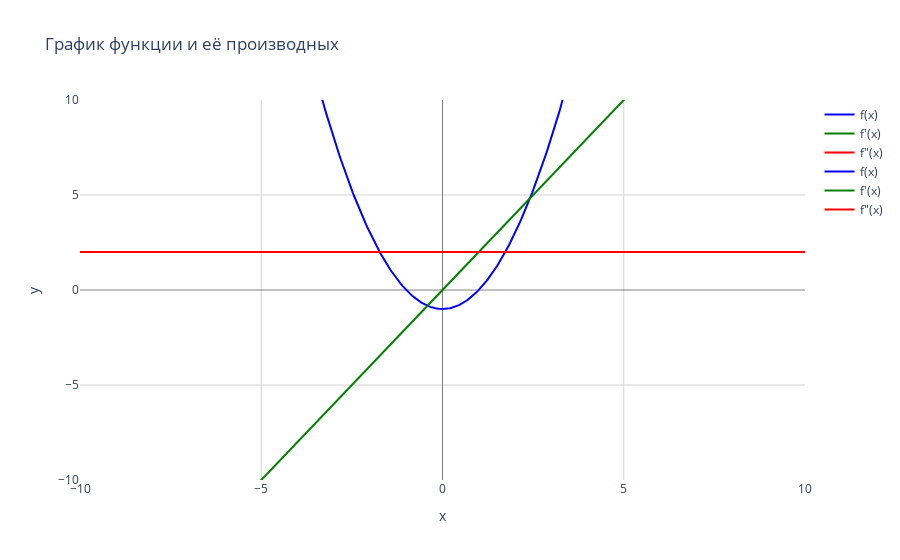
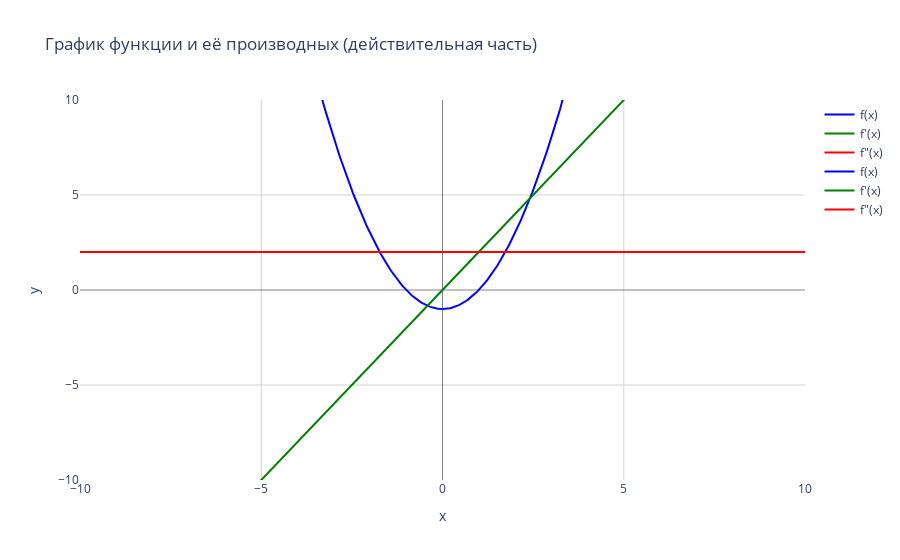

The notebook cell these images were saved under, in order:
### Code cell
from sympy import Symbol, sqrt
from helper.functionanalyzer import FunctionAnalyzer

x = Symbol('x')
f = x**2 - 1  # Эта функция имеет комплексные корни

# Для анализа только в действительных числах
analyzer_real = FunctionAnalyzer(f, x, complex_domain=False)
analyzer_real.describe()  # Покажет, что нет пересечений с осью x
analyzer_real.plot()

# Для анализа в комплексных числах
analyzer_complex = FunctionAnalyzer(f, x, complex_domain=True)
analyzer_complex.describe()  # Покажет комплексные корни: i и -i
analyzer_complex.plot()

### Figure 1 — Plotly figure (JSON) as saved in the notebook; plotly's stock layout.template omitted (floating-point values rounded to 4 significant figures; data arrays with more than 128 entries replaced by an {"elided": "..."} marker saying what was removed)
{"data": [{"line": {"color": "blue"}, "name": "f(x)", "type": "scatter", "x": {"elided": "300 float values"}, "y": {"elided": "300 float values"}}, {"line": {"color": "green"}, "name": "f'(x)", "type": "scatter", "x": {"elided": "300 float values"}, "y": {"elided": "300 float values"}}, {"line": {"color": "red"}, "name": "f\"(x)", "type": "scatter", "x": {"elided": "300 float values"}, "y": {"elided": "300 int values"}}, {"line": {"color": "blue"}, "name": "f(x)", "type": "scatter", "x": {"elided": "300 float values"}, "y": {"elided": "300 float values"}}, {"line": {"color": "green"}, "name": "f'(x)", "type": "scatter", "x": {"elided": "300 float values"}, "y": {"elided": "300 float values"}}, {"line": {"color": "red"}, "name": "f\"(x)", "type": "scatter", "x": {"elided": "300 float values"}, "y": {"elided": "300 int values"}}], "layout": {"hovermode": "x unified", "plot_bgcolor": "white", "showlegend": true, "title": {"text": "График функции и её производных"}, "xaxis": {"gridcolor": "lightgray", "range": [-10, 10], "title": {"text": "x"}, "zerolinecolor": "black", "zerolinewidth": 0.5}, "yaxis": {"gridcolor": "lightgray", "range": [-10, 10], "title": {"text": "y"}, "zerolinecolor": "black", "zerolinewidth": 0.5}}}

### Figure 2 — Plotly figure (JSON) as saved in the notebook; plotly's stock layout.template omitted (floating-point values rounded to 4 significant figures; data arrays with more than 128 entries replaced by an {"elided": "..."} marker saying what was removed)
{"data": [{"line": {"color": "blue"}, "name": "f(x)", "type": "scatter", "x": {"elided": "300 float values"}, "y": {"elided": "300 float values"}}, {"line": {"color": "green"}, "name": "f'(x)", "type": "scatter", "x": {"elided": "300 float values"}, "y": {"elided": "300 float values"}}, {"line": {"color": "red"}, "name": "f\"(x)", "type": "scatter", "x": {"elided": "300 float values"}, "y": {"elided": "300 int values"}}, {"line": {"color": "blue"}, "name": "f(x)", "type": "scatter", "x": {"elided": "300 float values"}, "y": {"elided": "300 float values"}}, {"line": {"color": "green"}, "name": "f'(x)", "type": "scatter", "x": {"elided": "300 float values"}, "y": {"elided": "300 float values"}}, {"line": {"color": "red"}, "name": "f\"(x)", "type": "scatter", "x": {"elided": "300 float values"}, "y": {"elided": "300 int values"}}], "layout": {"hovermode": "x unified", "plot_bgcolor": "white", "showlegend": true, "title": {"text": "График функции и её производных (действительная часть)"}, "xaxis": {"gridcolor": "lightgray", "range": [-10, 10], "title": {"text": "x"}, "zerolinecolor": "black", "zerolinewidth": 0.5}, "yaxis": {"gridcolor": "lightgray", "range": [-10, 10], "title": {"text": "y"}, "zerolinecolor": "black", "zerolinewidth": 0.5}}}
